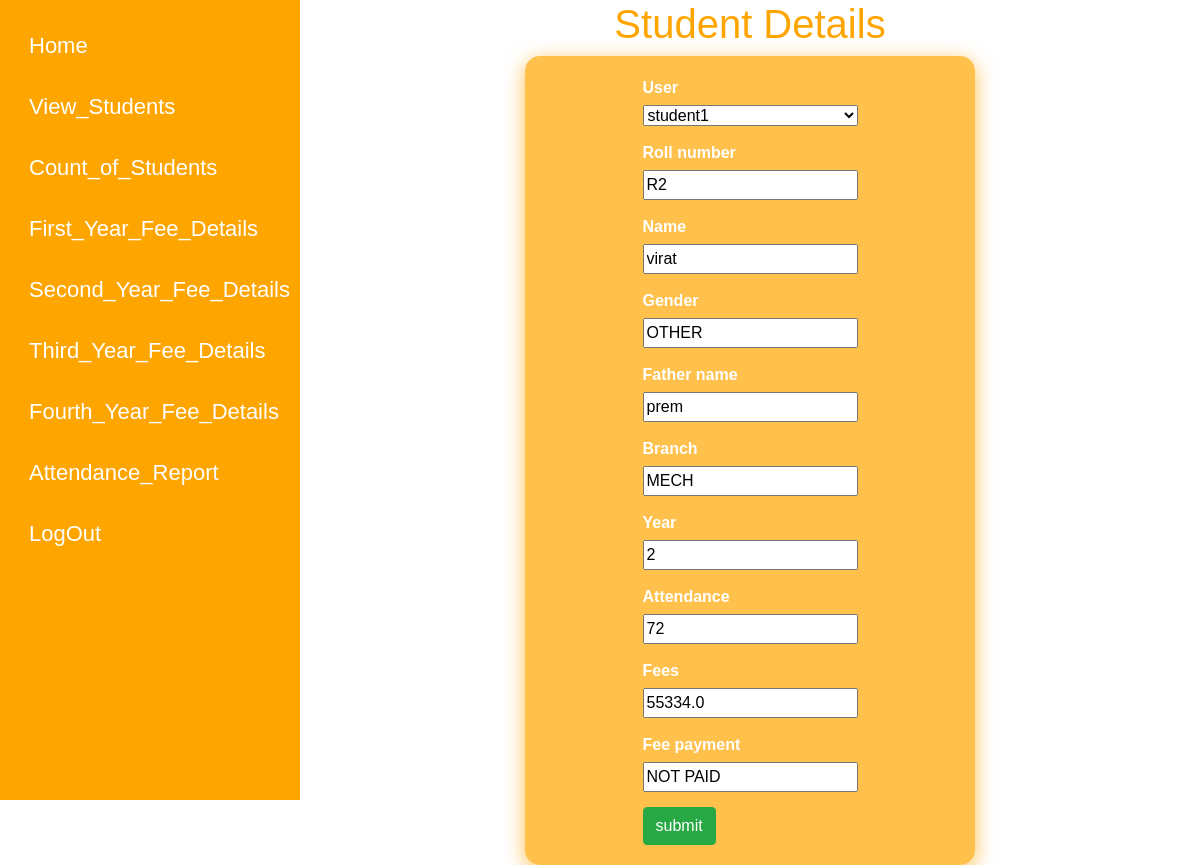
/edit2/2, run on the app's committed database.
### testapp/models.py (models this page shows, shortened)
class Student(models.Model):
    user=models.OneToOneField(User, on_delete=models.CASCADE,null=True,blank=True)
    roll_number=models.CharField(max_length=30,unique=True)
    name=models.CharField(max_length=30)
    gender=models.CharField(max_length=10)
    father_name=models.CharField(max_length=40)
    branch=models.CharField(max_length=50)
    year=models.IntegerField()
    attendance=models.IntegerField()
    fees=models.FloatField()
    fee_payment=models.CharField(max_length=10)

### testapp/views.py (the view)
# urls.py: path('edit2/<int:id>',views.edit_view2),
def edit_view2(request,id):
    details=Student.objects.get(id=id)
    form=StudentForm(instance=details)
    if request.method=='POST':
        form=StudentForm(request.POST,instance=details)
        if form.is_valid:
            form.save()
            return redirect("sfp")
    return render(request,"testapp/edit.html",{'form':form})

### testapp/forms.py
class StudentForm(forms.ModelForm):
    class Meta:
        model=Student
        fields='__all__'

### testapp/models.py (called while the page is built)
    def __str__(self):
        return self.username

### templates/testapp/edit.html (shortened to what this page needs)
<!DOCTYPE html>
{% extends 'testapp/base.html'%}
{%load static%}
{% block body_block %}
<div class="content1">
    <h1 style="color:orange">Student Details</h1>
 <div class="container1">
   <form method="post">
    {% for field in form %}
        <div class="form-group">
            <label class="form-label">{{ field.label }}</label>
            {{ field }}
        </div>
    {% endfor %}
  <input type="submit" class="btn btn-success" name="" value="submit">
</form>
     </div>
</div>
{%endblock%}

### static/css/style.css (style rules this page uses)
body { display:flex; font-family:Arial; margin:0px; }
.content1 { display:flex; flex-direction:column; margin-left:300px; width:100%; align-items:center; }
.container1 { display:flex; flex-direction:column; align-items:center; justify-content:center; width:50%; background: rgba(255, 165, 0, 0.7); backdrop-filter: blur(6px); padding: 20px; border-radius: 15px; box-shadow: 0 5px 20px rgba(255, 165, 0, 0.7); }
.form-group { display:flex; flex-direction:column; margin-bottom: 15px; color:white; }
.form-label { display: block; font-weight: bold; margin-bottom: 5px; }

### data on the page
Student: form "student1" "R2" "virat" "OTHER" "prem" "MECH" "2" "72" "55334.0" "NOT PAID"

### other printed values
{{ field.label }} "User" "Roll number" "Name" "Gender" "Father name" "Branch" "Year" "Attendance" "Fees" "Fee payment"
